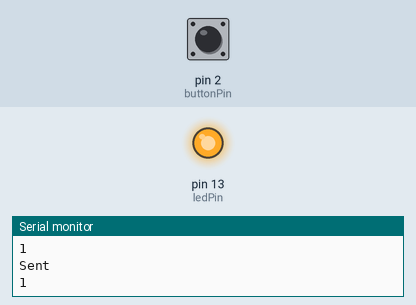
This sketch was run on a simulated Arduino Uno, built with avr-gcc and run on an emulated ATmega328P. Parts: output pins drawn as LEDs (lit = HIGH), the last lines printed to the serial monitor. The inputs (shaded band) are chosen by the test bench; at power-on: pin 2 (buttonPin) LOW. No radio packets arrive unless stated.

Above: at 1.2 s.
1.3 s: pin 2 (buttonPin) pulled HIGH for 0.15 s
At 1.7 s:
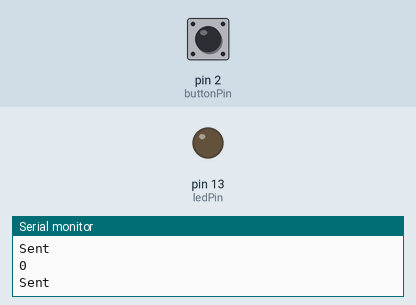
2.9 s: pin 2 (buttonPin) pulled HIGH for 1 s
At 3.3 s:
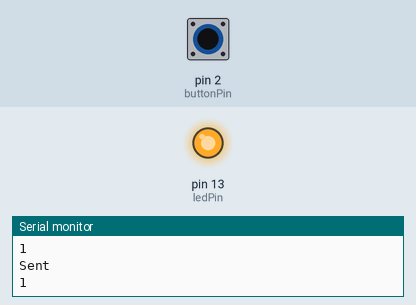
6.9 s: pin 2 (buttonPin) pulled HIGH for 3.2 s
At 7.7 s:
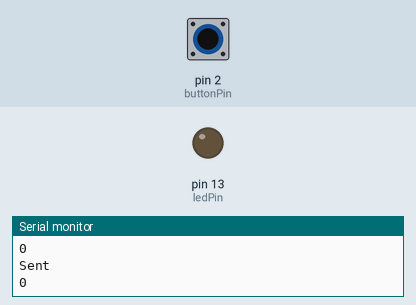
Timing chart, 0 to 9.9 s (numbered marks = the images above; inputs shaded):
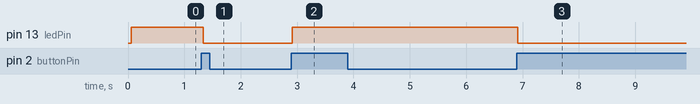

The sketch:

transmitter.ino
```cpp
#include <RH_ASK.h>
#include <SPI.h>

RH_ASK driver;
const int buttonPin = 2;
const int ledPin =  13;
int buttonState = 0;
int state = HIGH;
int reading;
int previous = LOW;

// the follow variables are long's because the time, measured in miliseconds,
// will quickly become a bigger number than can be stored in an int.
long time = 0;         // Tid seadns senaste knapptryck
long debounce = 200;   // the debounce time, increase if the output flickers
int msg = 0;

void setup()
{
     pinMode(ledPin, OUTPUT);
     pinMode(buttonPin, INPUT);
    Serial.begin(9600);
    if (!driver.init())
         Serial.println("init failed");
}

void loop()
{
    const uint8_t* data = msg;
    driver.send((uint8_t *)data, strlen(data));
    driver.waitPacketSent();
    Serial.println("Sent");
    Serial.println(msg);
    led();

}
void led(){
  reading = digitalRead(buttonPin);
  if (reading == HIGH && previous == LOW && millis() - time > debounce) {
    if (state == HIGH)
      state = LOW;
    else
      state = HIGH;

    time = millis();
  }
  msg = state;

 digitalWrite(ledPin, state);

  previous = reading;

}
```

Measured:
- after the input at 1.3 s, pin 13 (ledPin): HIGH → LOW at once
- after the input at 2.9 s, pin 13 (ledPin): LOW → HIGH at once
- after the input at 6.9 s, pin 13 (ledPin): HIGH → LOW at once
